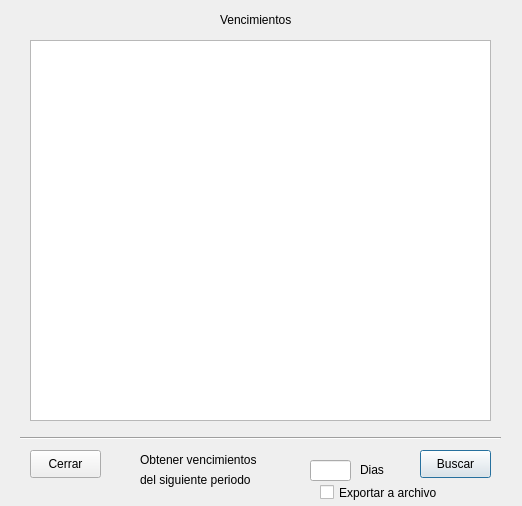
<?xml version="1.0" encoding="UTF-8"?>
<ui version="4.0">
 <class>Vencimientos</class>
 <widget class="QDialog" name="Vencimientos">
  <property name="geometry">
   <rect>
    <x>0</x>
    <y>0</y>
    <width>522</width>
    <height>506</height>
   </rect>
  </property>
  <property name="windowTitle">
   <string>Dialog</string>
  </property>
  <widget class="QListWidget" name="listWidget">
   <property name="geometry">
    <rect>
     <x>30</x>
     <y>40</y>
     <width>461</width>
     <height>381</height>
    </rect>
   </property>
  </widget>
  <widget class="QLabel" name="label">
   <property name="geometry">
    <rect>
     <x>140</x>
     <y>450</y>
     <width>141</width>
     <height>20</height>
    </rect>
   </property>
   <property name="text">
    <string>Obtener vencimientos</string>
   </property>
  </widget>
  <widget class="Line" name="line">
   <property name="geometry">
    <rect>
     <x>20</x>
     <y>430</y>
     <width>481</width>
     <height>16</height>
    </rect>
   </property>
   <property name="orientation">
    <enum>Qt::Horizontal</enum>
   </property>
  </widget>
  <widget class="QLabel" name="label_2">
   <property name="geometry">
    <rect>
     <x>220</x>
     <y>10</y>
     <width>91</width>
     <height>20</height>
    </rect>
   </property>
   <property name="text">
    <string>Vencimientos</string>
   </property>
  </widget>
  <widget class="QLabel" name="label_3">
   <property name="geometry">
    <rect>
     <x>140</x>
     <y>470</y>
     <width>141</width>
     <height>20</height>
    </rect>
   </property>
   <property name="text">
    <string>del siguiente periodo</string>
   </property>
  </widget>
  <widget class="QLabel" name="label_4">
   <property name="geometry">
    <rect>
     <x>360</x>
     <y>460</y>
     <width>31</width>
     <height>20</height>
    </rect>
   </property>
   <property name="text">
    <string>Dias</string>
   </property>
  </widget>
  <widget class="QPushButton" name="pushButton">
   <property name="geometry">
    <rect>
     <x>420</x>
     <y>450</y>
     <width>71</width>
     <height>28</height>
    </rect>
   </property>
   <property name="text">
    <string>Buscar</string>
   </property>
  </widget>
  <widget class="QPushButton" name="pushButton_2">
   <property name="geometry">
    <rect>
     <x>30</x>
     <y>450</y>
     <width>71</width>
     <height>28</height>
    </rect>
   </property>
   <property name="text">
    <string>Cerrar</string>
   </property>
  </widget>
  <widget class="QLineEdit" name="linea_dias">
   <property name="geometry">
    <rect>
     <x>310</x>
     <y>460</y>
     <width>41</width>
     <height>21</height>
    </rect>
   </property>
  </widget>
  <widget class="QCheckBox" name="checkBox">
   <property name="geometry">
    <rect>
     <x>320</x>
     <y>480</y>
     <width>141</width>
     <height>25</height>
    </rect>
   </property>
   <property name="text">
    <string>Exportar a archivo</string>
   </property>
  </widget>
 </widget>
 <resources/>
 <connections>
  <connection>
   <sender>pushButton_2</sender>
   <signal>clicked()</signal>
   <receiver>Vencimientos</receiver>
   <slot>close()</slot>
   <hints>
    <hint type="sourcelabel">
     <x>54</x>
     <y>476</y>
    </hint>
    <hint type="destinationlabel">
     <x>14</x>
     <y>471</y>
    </hint>
   </hints>
  </connection>
 </connections>
</ui>
